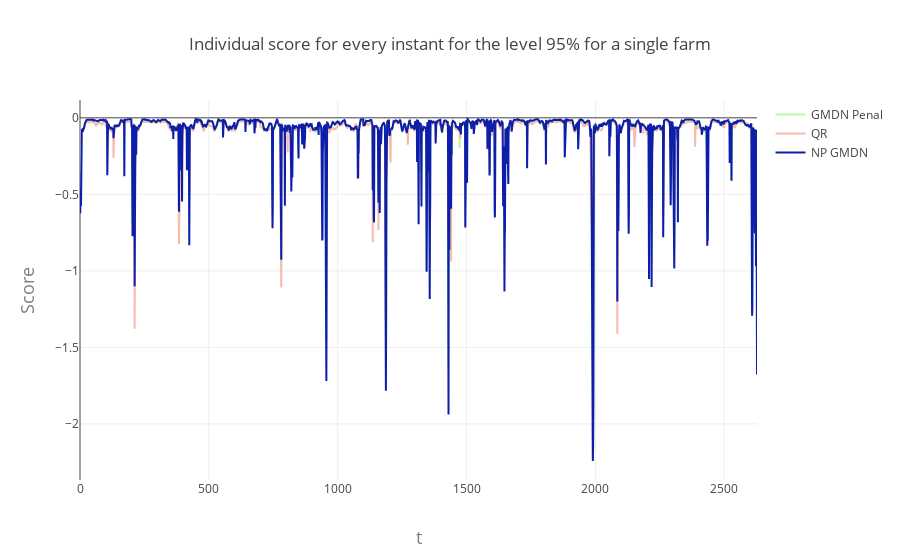

Notebook cell for this chart:
### Markdown cell above
The difference in terms of skill score between the benchmark and the GMDN approach is so small due to large outliers which inflate the value of the metric. This can be seen by plotting either the score for every individual sample or with a boxplot. Hereafter those are given for $\alpha = 0.05$ and for a given wind farm as example.

### Code cell
score_vec_pena = score_vec(Y_e[:,n_farm],L_alpha_e,U_alpha_e,alpha)
score_vec_NP = score_vec(Y_e[:,n_farm],L_alpha_e_NP,U_alpha_e_NP,alpha)
score_vec_QR = score_vec(Y_e[:,n_farm],Y_hat_Q1[:,n_farm],Y_hat_Q2[:,n_farm],alpha)

trace0 = go.Scatter(
    #x=evaluation.date,
    y=score_vec_pena,
    fill= None,
    mode='lines',
    line=dict(
        color='rgb(187, 247, 172)',
    
    ),
    name="GMDN Penal"
)
trace1 = go.Scatter(
    #x=evaluation.date,
    y=score_vec_QR,
    fill=None,
    mode='lines',
    line=dict(
        color='rgb(247, 187, 172)',
    ),
    name="QR"
)

trace2 = go.Scatter(
    #x=evaluation.date,
    y=score_vec_NP,
    fill=None,
    mode='lines',
    line=dict(
        color='rgb(12, 30,170)',
    ),
    name="NP GMDN"
)

layout = go.Layout(
    title='Individual score for every instant for the level ' +str(int(100*(1-alpha)))+'% for a single farm',
    xaxis=dict(
        title='t',
        titlefont=dict(
            size=18,
            color='#7f7f7f'
        )
    ),
    yaxis=dict(
        title='Score',
        titlefont=dict(
           # family='Courier New, monospace',
            size=18,
            color='#7f7f7f'
        )
    )
)
    
data = [trace0, trace1,trace2]
fig = go.Figure(data=data, layout=layout)
plotly.offline.iplot(fig)

### Figure 1 — Plotly figure (JSON) as saved in the notebook; plotly's stock layout.template omitted (floating-point values rounded to 4 significant figures; data arrays with more than 128 entries replaced by an {"elided": "..."} marker saying what was removed)
{"data": [{"fill": null, "line": {"color": "rgb(187, 247, 172)"}, "mode": "lines", "name": "GMDN Penal", "type": "scatter", "y": {"elided": "2628 float values"}}, {"fill": null, "line": {"color": "rgb(247, 187, 172)"}, "mode": "lines", "name": "QR", "type": "scatter", "y": {"elided": "2628 float values"}}, {"fill": null, "line": {"color": "rgb(12, 30,170)"}, "mode": "lines", "name": "NP GMDN", "type": "scatter", "y": {"elided": "2628 float values"}}], "layout": {"title": "Individual score for every instant for the level 95% for a single farm", "xaxis": {"title": "t", "titlefont": {"color": "#7f7f7f", "size": 18}}, "yaxis": {"title": "Score", "titlefont": {"color": "#7f7f7f", "size": 18}}}}
